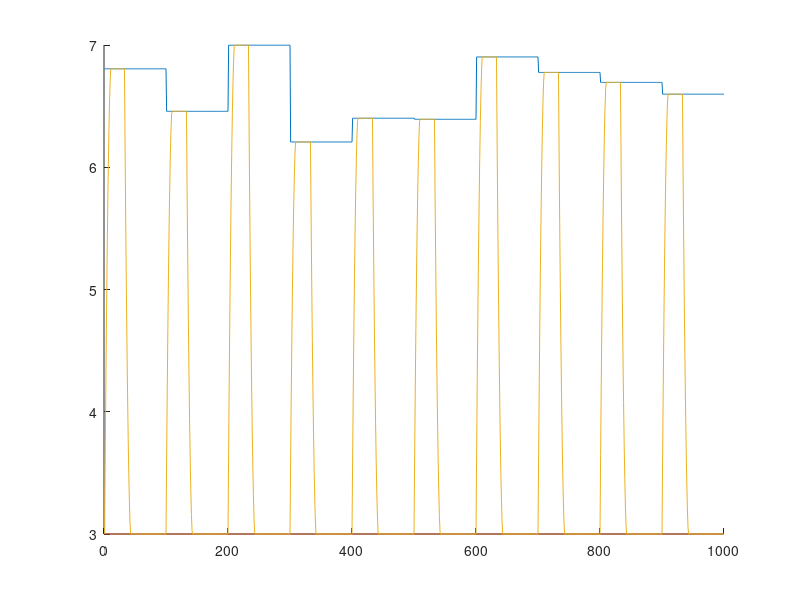

Write MATLAB code to recreate this figure. (Note: this script raises an error after producing the figure.)
%% Generate 1D Data
% For this data set, imagine a head position that varies in a step function
% over time
% The bowl position is fixed
% The spoon travels like the sqrt of the remaining distance to its destination
% at each timestep or something like that, switching target every period
% length seconds
period = 100;
num_period = 10;
time = period*num_period;
head_pos = 6 + repelem(rand(num_period,1),period);
bowl_pos = repelem(3,time);

spoon_pos = zeros(time,1);

epsilon = 0.000000000001;

indx = 1;
for perd = 1:num_period
    for pos_in_period = 1:period
        if indx == 1
            spoon_pos(indx) = bowl_pos(indx);
        else
            if (pos_in_period < period/3)
                % heading to mouth
                target_dist = head_pos(indx) - spoon_pos(indx-1);
            else
                % heading to bowl
                target_dist = bowl_pos(indx) - spoon_pos(indx-1);
            end
            speed = min(sqrt(abs(target_dist))/3,abs(target_dist));
            if target_dist > epsilon
                direction = 1;
            elseif target_dist < -epsilon
                direction = -1;
            else
                direction = 0;
            end
            spoon_pos(indx) = spoon_pos(indx-1) + direction*speed;
        end
        indx = indx + 1;
    end
end
clf;
hold on
plot(head_pos);
plot(bowl_pos);
plot(spoon_pos);
hold off

data = spoon_pos;
env_data = head_pos;

num_states = 15;
degree = 1;

[prob_each_state, coeffs, mean_squared_error] = expectation_maximize(data, num_states, degree);

start = 3;
est_path = get_computed_path(start, coeffs, prob_each_state, time);

clf;
hold on
plot(data)
plot(est_path)
hold off
